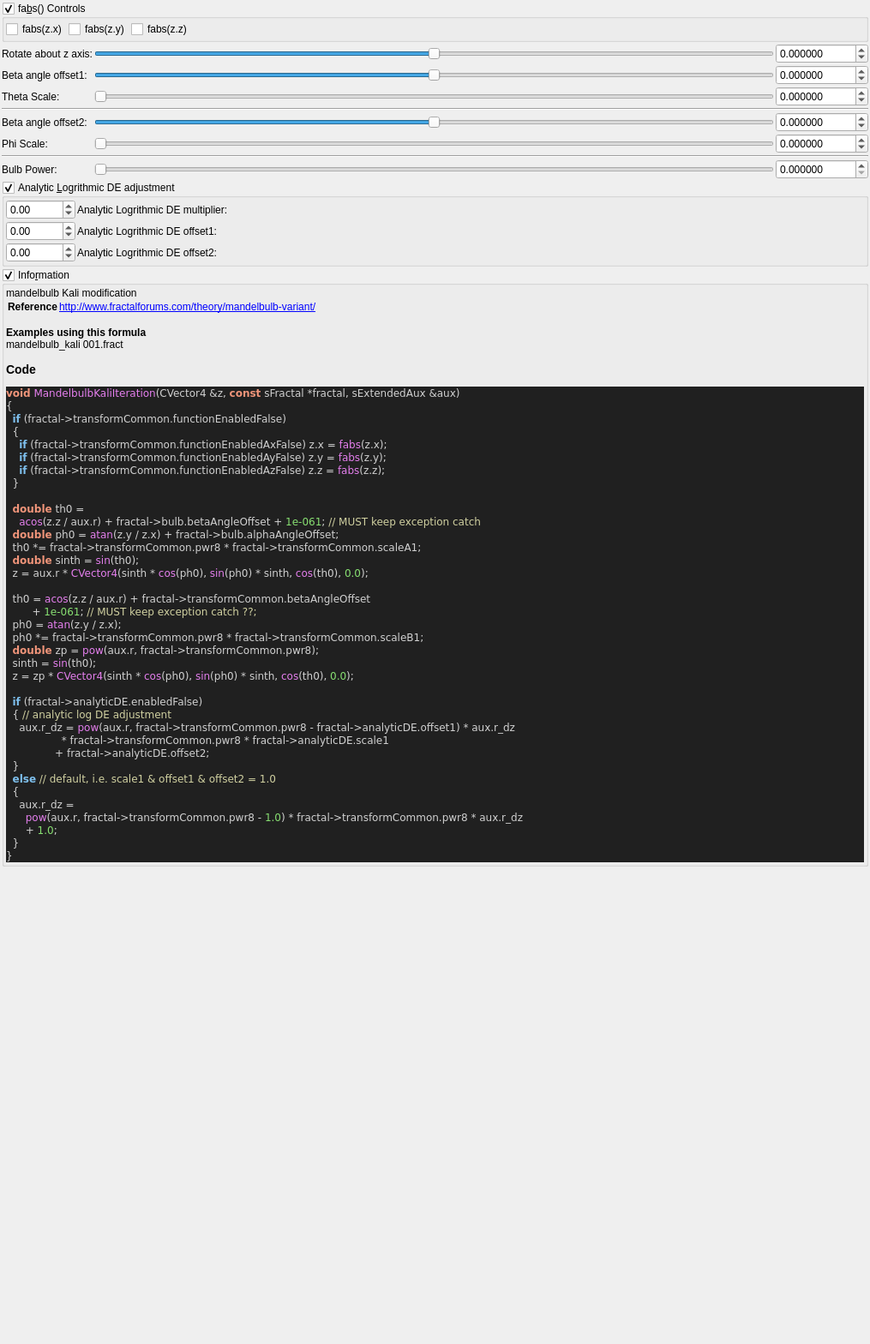
<?xml version="1.0" encoding="UTF-8"?>
<ui version="4.0">
 <class>mandelbulb_kali</class>
 <widget class="QWidget" name="Form">
  <property name="geometry">
   <rect>
    <x>0</x>
    <y>0</y>
    <width>1015</width>
    <height>1568</height>
   </rect>
  </property>
  <property name="windowTitle">
   <string notr="true">mandelbulb_kali</string>
  </property>
  <layout class="QVBoxLayout" name="verticalLayout">
   <property name="spacing">
    <number>2</number>
   </property>
   <property name="leftMargin">
    <number>2</number>
   </property>
   <property name="topMargin">
    <number>2</number>
   </property>
   <property name="rightMargin">
    <number>2</number>
   </property>
   <property name="bottomMargin">
    <number>2</number>
   </property>
   <item>
    <widget class="MyGroupBox" name="groupCheck_transf_function_enabled_false">
     <property name="toolTip">
      <string/>
     </property>
     <property name="title">
      <string>fa&amp;bs() Controls</string>
     </property>
     <property name="checkable">
      <bool>true</bool>
     </property>
     <layout class="QVBoxLayout" name="verticalLayout_54">
      <property name="spacing">
       <number>2</number>
      </property>
      <property name="leftMargin">
       <number>2</number>
      </property>
      <property name="topMargin">
       <number>2</number>
      </property>
      <property name="rightMargin">
       <number>2</number>
      </property>
      <property name="bottomMargin">
       <number>2</number>
      </property>
      <item>
       <layout class="QGridLayout" name="gridLayout_2">
        <item row="0" column="3">
         <spacer name="horizontalSpacer_3">
          <property name="orientation">
           <enum>Qt::Horizontal</enum>
          </property>
          <property name="sizeHint" stdset="0">
           <size>
            <width>40</width>
            <height>20</height>
           </size>
          </property>
         </spacer>
        </item>
        <item row="0" column="2">
         <widget class="QCheckBox" name="checkBox_transf_function_enabledAz_false">
          <property name="text">
           <string notr="true">fabs(z.z)</string>
          </property>
         </widget>
        </item>
        <item row="0" column="1">
         <widget class="QCheckBox" name="checkBox_transf_function_enabledAy_false">
          <property name="text">
           <string notr="true">fabs(z.y)</string>
          </property>
         </widget>
        </item>
        <item row="0" column="0">
         <widget class="QCheckBox" name="checkBox_transf_function_enabledAx_false">
          <property name="text">
           <string notr="true">fabs(z.x)</string>
          </property>
         </widget>
        </item>
       </layout>
      </item>
     </layout>
    </widget>
   </item>
   <item>
    <layout class="QGridLayout" name="gridLayout_76">
     <property name="spacing">
      <number>2</number>
     </property>
     <item row="3" column="2">
      <widget class="MyDoubleSpinBox" name="spinbox_transf_scaleA_1">
       <property name="sizePolicy">
        <sizepolicy hsizetype="Minimum" vsizetype="Maximum">
         <horstretch>0</horstretch>
         <verstretch>0</verstretch>
        </sizepolicy>
       </property>
       <property name="prefix">
        <string/>
       </property>
       <property name="suffix">
        <string/>
       </property>
       <property name="decimals">
        <number>6</number>
       </property>
       <property name="minimum">
        <double>-5.000000000000000</double>
       </property>
       <property name="maximum">
        <double>5.000000000000000</double>
       </property>
       <property name="singleStep">
        <double>0.100000000000000</double>
       </property>
      </widget>
     </item>
     <item row="2" column="2">
      <widget class="MyDoubleSpinBox" name="spinbox_beta_angle_offset">
       <property name="sizePolicy">
        <sizepolicy hsizetype="Minimum" vsizetype="Maximum">
         <horstretch>0</horstretch>
         <verstretch>0</verstretch>
        </sizepolicy>
       </property>
       <property name="prefix">
        <string/>
       </property>
       <property name="suffix">
        <string/>
       </property>
       <property name="decimals">
        <number>6</number>
       </property>
       <property name="minimum">
        <double>-36000.000000000000000</double>
       </property>
       <property name="maximum">
        <double>36000.000000000000000</double>
       </property>
       <property name="singleStep">
        <double>0.100000000000000</double>
       </property>
      </widget>
     </item>
     <item row="8" column="1">
      <widget class="QSlider" name="slider_transf_pwr_8">
       <property name="sizePolicy">
        <sizepolicy hsizetype="Expanding" vsizetype="Maximum">
         <horstretch>0</horstretch>
         <verstretch>0</verstretch>
        </sizepolicy>
       </property>
       <property name="maximum">
        <number>20000000</number>
       </property>
       <property name="singleStep">
        <number>1</number>
       </property>
       <property name="orientation">
        <enum>Qt::Horizontal</enum>
       </property>
      </widget>
     </item>
     <item row="8" column="0">
      <widget class="QLabel" name="label_294">
       <property name="text">
        <string>Bulb Power:</string>
       </property>
      </widget>
     </item>
     <item row="3" column="0">
      <widget class="QLabel" name="label_295">
       <property name="text">
        <string>Theta Scale:</string>
       </property>
      </widget>
     </item>
     <item row="5" column="2">
      <widget class="MyDoubleSpinBox" name="spinbox_transf_beta_angle_offset">
       <property name="sizePolicy">
        <sizepolicy hsizetype="Minimum" vsizetype="Maximum">
         <horstretch>0</horstretch>
         <verstretch>0</verstretch>
        </sizepolicy>
       </property>
       <property name="prefix">
        <string/>
       </property>
       <property name="suffix">
        <string/>
       </property>
       <property name="decimals">
        <number>6</number>
       </property>
       <property name="minimum">
        <double>-36000.000000000000000</double>
       </property>
       <property name="maximum">
        <double>36000.000000000000000</double>
       </property>
       <property name="singleStep">
        <double>0.100000000000000</double>
       </property>
      </widget>
     </item>
     <item row="6" column="2">
      <widget class="MyDoubleSpinBox" name="spinbox_transf_scaleB_1">
       <property name="sizePolicy">
        <sizepolicy hsizetype="Minimum" vsizetype="Maximum">
         <horstretch>0</horstretch>
         <verstretch>0</verstretch>
        </sizepolicy>
       </property>
       <property name="prefix">
        <string/>
       </property>
       <property name="suffix">
        <string/>
       </property>
       <property name="decimals">
        <number>6</number>
       </property>
       <property name="minimum">
        <double>-5.000000000000000</double>
       </property>
       <property name="maximum">
        <double>5.000000000000000</double>
       </property>
       <property name="singleStep">
        <double>0.100000000000000</double>
       </property>
      </widget>
     </item>
     <item row="4" column="0" colspan="3">
      <widget class="Line" name="line">
       <property name="orientation">
        <enum>Qt::Horizontal</enum>
       </property>
      </widget>
     </item>
     <item row="1" column="1">
      <widget class="QSlider" name="slider_alpha_angle_offset">
       <property name="sizePolicy">
        <sizepolicy hsizetype="Expanding" vsizetype="Maximum">
         <horstretch>0</horstretch>
         <verstretch>0</verstretch>
        </sizepolicy>
       </property>
       <property name="minimum">
        <number>-360000000</number>
       </property>
       <property name="maximum">
        <number>360000000</number>
       </property>
       <property name="value">
        <number>0</number>
       </property>
       <property name="sliderPosition">
        <number>0</number>
       </property>
       <property name="orientation">
        <enum>Qt::Horizontal</enum>
       </property>
      </widget>
     </item>
     <item row="1" column="0">
      <widget class="QLabel" name="label_298">
       <property name="text">
        <string>Rotate about z axis:</string>
       </property>
      </widget>
     </item>
     <item row="2" column="1">
      <widget class="QSlider" name="slider_beta_angle_offset">
       <property name="sizePolicy">
        <sizepolicy hsizetype="Expanding" vsizetype="Maximum">
         <horstretch>0</horstretch>
         <verstretch>0</verstretch>
        </sizepolicy>
       </property>
       <property name="minimum">
        <number>-360000000</number>
       </property>
       <property name="maximum">
        <number>360000000</number>
       </property>
       <property name="value">
        <number>0</number>
       </property>
       <property name="sliderPosition">
        <number>0</number>
       </property>
       <property name="orientation">
        <enum>Qt::Horizontal</enum>
       </property>
      </widget>
     </item>
     <item row="3" column="1">
      <widget class="QSlider" name="slider_transf_scaleA_1">
       <property name="sizePolicy">
        <sizepolicy hsizetype="Expanding" vsizetype="Maximum">
         <horstretch>0</horstretch>
         <verstretch>0</verstretch>
        </sizepolicy>
       </property>
       <property name="maximum">
        <number>5000000</number>
       </property>
       <property name="singleStep">
        <number>1</number>
       </property>
       <property name="orientation">
        <enum>Qt::Horizontal</enum>
       </property>
      </widget>
     </item>
     <item row="5" column="0">
      <widget class="QLabel" name="label_296">
       <property name="text">
        <string>Beta angle offset2:</string>
       </property>
      </widget>
     </item>
     <item row="8" column="2">
      <widget class="MyDoubleSpinBox" name="spinbox_transf_pwr_8">
       <property name="sizePolicy">
        <sizepolicy hsizetype="Minimum" vsizetype="Maximum">
         <horstretch>0</horstretch>
         <verstretch>0</verstretch>
        </sizepolicy>
       </property>
       <property name="prefix">
        <string/>
       </property>
       <property name="suffix">
        <string/>
       </property>
       <property name="decimals">
        <number>6</number>
       </property>
       <property name="minimum">
        <double>0.000000000000000</double>
       </property>
       <property name="maximum">
        <double>99.998999999999995</double>
       </property>
       <property name="singleStep">
        <double>0.100000000000000</double>
       </property>
      </widget>
     </item>
     <item row="1" column="2">
      <widget class="MyDoubleSpinBox" name="spinbox_alpha_angle_offset">
       <property name="sizePolicy">
        <sizepolicy hsizetype="Minimum" vsizetype="Maximum">
         <horstretch>0</horstretch>
         <verstretch>0</verstretch>
        </sizepolicy>
       </property>
       <property name="prefix">
        <string/>
       </property>
       <property name="suffix">
        <string/>
       </property>
       <property name="decimals">
        <number>6</number>
       </property>
       <property name="minimum">
        <double>-36000.000000000000000</double>
       </property>
       <property name="maximum">
        <double>36000.000000000000000</double>
       </property>
       <property name="singleStep">
        <double>0.100000000000000</double>
       </property>
      </widget>
     </item>
     <item row="7" column="0" colspan="3">
      <widget class="Line" name="line_2">
       <property name="orientation">
        <enum>Qt::Horizontal</enum>
       </property>
      </widget>
     </item>
     <item row="2" column="0">
      <widget class="QLabel" name="label_293">
       <property name="text">
        <string>Beta angle offset1:</string>
       </property>
      </widget>
     </item>
     <item row="5" column="1">
      <widget class="QSlider" name="slider_transf_beta_angle_offset">
       <property name="sizePolicy">
        <sizepolicy hsizetype="Expanding" vsizetype="Maximum">
         <horstretch>0</horstretch>
         <verstretch>0</verstretch>
        </sizepolicy>
       </property>
       <property name="minimum">
        <number>-360000000</number>
       </property>
       <property name="maximum">
        <number>360000000</number>
       </property>
       <property name="value">
        <number>0</number>
       </property>
       <property name="sliderPosition">
        <number>0</number>
       </property>
       <property name="orientation">
        <enum>Qt::Horizontal</enum>
       </property>
      </widget>
     </item>
     <item row="6" column="1">
      <widget class="QSlider" name="slider_transf_scaleB_1">
       <property name="sizePolicy">
        <sizepolicy hsizetype="Expanding" vsizetype="Maximum">
         <horstretch>0</horstretch>
         <verstretch>0</verstretch>
        </sizepolicy>
       </property>
       <property name="maximum">
        <number>5000000</number>
       </property>
       <property name="singleStep">
        <number>1</number>
       </property>
       <property name="orientation">
        <enum>Qt::Horizontal</enum>
       </property>
      </widget>
     </item>
     <item row="6" column="0">
      <widget class="QLabel" name="label_297">
       <property name="text">
        <string>Phi Scale:</string>
       </property>
      </widget>
     </item>
    </layout>
   </item>
   <item>
    <widget class="MyGroupBox" name="groupCheck_analyticDE_enabled_false">
     <property name="toolTip">
      <string/>
     </property>
     <property name="title">
      <string>Analytic &amp;Logrithmic DE adjustment</string>
     </property>
     <property name="checkable">
      <bool>true</bool>
     </property>
     <layout class="QVBoxLayout" name="verticalLayout_52">
      <property name="spacing">
       <number>2</number>
      </property>
      <property name="leftMargin">
       <number>2</number>
      </property>
      <property name="topMargin">
       <number>2</number>
      </property>
      <property name="rightMargin">
       <number>2</number>
      </property>
      <property name="bottomMargin">
       <number>2</number>
      </property>
      <item>
       <layout class="QGridLayout" name="gridLayout_26">
        <property name="spacing">
         <number>2</number>
        </property>
        <item row="1" column="1">
         <widget class="QLabel" name="label_177">
          <property name="text">
           <string>Analytic Logrithmic DE offset1:</string>
          </property>
         </widget>
        </item>
        <item row="0" column="1">
         <widget class="QLabel" name="label_176">
          <property name="text">
           <string>Analytic Logrithmic DE multiplier:</string>
          </property>
         </widget>
        </item>
        <item row="0" column="0">
         <widget class="MyDoubleSpinBox" name="spinbox_analyticDE_scale_1">
          <property name="sizePolicy">
           <sizepolicy hsizetype="Minimum" vsizetype="Maximum">
            <horstretch>0</horstretch>
            <verstretch>0</verstretch>
           </sizepolicy>
          </property>
          <property name="prefix">
           <string/>
          </property>
          <property name="suffix">
           <string/>
          </property>
          <property name="decimals">
           <number>2</number>
          </property>
          <property name="minimum">
           <double>-36000.000000000000000</double>
          </property>
          <property name="maximum">
           <double>36000.000000000000000</double>
          </property>
          <property name="singleStep">
           <double>0.100000000000000</double>
          </property>
         </widget>
        </item>
        <item row="0" column="2">
         <spacer name="horizontalSpacer">
          <property name="orientation">
           <enum>Qt::Horizontal</enum>
          </property>
          <property name="sizeHint" stdset="0">
           <size>
            <width>40</width>
            <height>20</height>
           </size>
          </property>
         </spacer>
        </item>
        <item row="1" column="0">
         <widget class="MyDoubleSpinBox" name="spinbox_analyticDE_offset_1">
          <property name="sizePolicy">
           <sizepolicy hsizetype="Minimum" vsizetype="Maximum">
            <horstretch>0</horstretch>
            <verstretch>0</verstretch>
           </sizepolicy>
          </property>
          <property name="prefix">
           <string/>
          </property>
          <property name="suffix">
           <string/>
          </property>
          <property name="decimals">
           <number>2</number>
          </property>
          <property name="minimum">
           <double>-36000.000000000000000</double>
          </property>
          <property name="maximum">
           <double>36000.000000000000000</double>
          </property>
          <property name="singleStep">
           <double>0.100000000000000</double>
          </property>
         </widget>
        </item>
        <item row="2" column="0">
         <widget class="MyDoubleSpinBox" name="spinbox_analyticDE_offset_2">
          <property name="sizePolicy">
           <sizepolicy hsizetype="Minimum" vsizetype="Maximum">
            <horstretch>0</horstretch>
            <verstretch>0</verstretch>
           </sizepolicy>
          </property>
          <property name="prefix">
           <string/>
          </property>
          <property name="suffix">
           <string/>
          </property>
          <property name="decimals">
           <number>2</number>
          </property>
          <property name="minimum">
           <double>-36000.000000000000000</double>
          </property>
          <property name="maximum">
           <double>36000.000000000000000</double>
          </property>
          <property name="singleStep">
           <double>0.100000000000000</double>
          </property>
         </widget>
        </item>
        <item row="2" column="1">
         <widget class="QLabel" name="label_178">
          <property name="text">
           <string>Analytic Logrithmic DE offset2:</string>
          </property>
         </widget>
        </item>
       </layout>
      </item>
     </layout>
    </widget>
   </item>
   <item>
    <widget class="MyGroupBox" name="groupCheck_info">
     <property name="title">
      <string>Info&amp;rmation</string>
     </property>
     <property name="flat">
      <bool>false</bool>
     </property>
     <property name="checkable">
      <bool>true</bool>
     </property>
     <layout class="QVBoxLayout" name="verticalLayout_2">
      <property name="spacing">
       <number>2</number>
      </property>
      <property name="leftMargin">
       <number>2</number>
      </property>
      <property name="topMargin">
       <number>2</number>
      </property>
      <property name="rightMargin">
       <number>2</number>
      </property>
      <property name="bottomMargin">
       <number>2</number>
      </property>
      <item>
       <widget class="QLabel" name="label_code_content">
        <property name="text">
         <string notr="true">&lt;p&gt;mandelbulb Kali modification&lt;/p&gt;&lt;table&gt;
&lt;tr&gt;&lt;th&gt;Reference&lt;/th&gt;&lt;td&gt;&lt;a href=&quot;http://www.fractalforums.com/theory/mandelbulb-variant/&quot;&gt;http://www.fractalforums.com/theory/mandelbulb-variant/&lt;br&gt;
&lt;/td&gt;&lt;/tr&gt;
&lt;/table&gt;
&lt;br&gt;&lt;b&gt;Examples using this formula&lt;/b&gt;&lt;br&gt;mandelbulb_kali 001.fract&lt;h3&gt;Code&lt;/h3&gt;
&lt;body style=&quot;background-color:#202020&quot;&gt;
&lt;pre style=&quot;color:#d0d0d0; background-color:#202020;  font-family:'Courier New',monospace;&quot;&gt;&lt;span style=&quot;color:#f09479; font-weight:bold&quot;&gt;void&lt;/span&gt; &lt;span style=&quot;color:#e47eed&quot;&gt;MandelbulbKaliIteration&lt;/span&gt;&lt;span style=&quot;color:#d0d0d0&quot;&gt;(&lt;/span&gt;CVector4 &lt;span style=&quot;color:#d0d0d0&quot;&gt;&amp;amp;&lt;/span&gt;z&lt;span style=&quot;color:#d0d0d0&quot;&gt;,&lt;/span&gt; &lt;span style=&quot;color:#f09479; font-weight:bold&quot;&gt;const&lt;/span&gt; sFractal &lt;span style=&quot;color:#d0d0d0&quot;&gt;*&lt;/span&gt;fractal&lt;span style=&quot;color:#d0d0d0&quot;&gt;,&lt;/span&gt; sExtendedAux &lt;span style=&quot;color:#d0d0d0&quot;&gt;&amp;amp;&lt;/span&gt;aux&lt;span style=&quot;color:#d0d0d0&quot;&gt;)&lt;/span&gt;
&lt;span style=&quot;color:#d0d0d0&quot;&gt;{&lt;/span&gt;
  &lt;span style=&quot;color:#7ec0ee; font-weight:bold&quot;&gt;if&lt;/span&gt; &lt;span style=&quot;color:#d0d0d0&quot;&gt;(&lt;/span&gt;fractal&lt;span style=&quot;color:#d0d0d0&quot;&gt;-&amp;gt;&lt;/span&gt;transformCommon&lt;span style=&quot;color:#d0d0d0&quot;&gt;.&lt;/span&gt;functionEnabledFalse&lt;span style=&quot;color:#d0d0d0&quot;&gt;)&lt;/span&gt;
  &lt;span style=&quot;color:#d0d0d0&quot;&gt;{&lt;/span&gt;
    &lt;span style=&quot;color:#7ec0ee; font-weight:bold&quot;&gt;if&lt;/span&gt; &lt;span style=&quot;color:#d0d0d0&quot;&gt;(&lt;/span&gt;fractal&lt;span style=&quot;color:#d0d0d0&quot;&gt;-&amp;gt;&lt;/span&gt;transformCommon&lt;span style=&quot;color:#d0d0d0&quot;&gt;.&lt;/span&gt;functionEnabledAxFalse&lt;span style=&quot;color:#d0d0d0&quot;&gt;)&lt;/span&gt; z&lt;span style=&quot;color:#d0d0d0&quot;&gt;.&lt;/span&gt;x &lt;span style=&quot;color:#d0d0d0&quot;&gt;=&lt;/span&gt; &lt;span style=&quot;color:#e47eed&quot;&gt;fabs&lt;/span&gt;&lt;span style=&quot;color:#d0d0d0&quot;&gt;(&lt;/span&gt;z&lt;span style=&quot;color:#d0d0d0&quot;&gt;.&lt;/span&gt;x&lt;span style=&quot;color:#d0d0d0&quot;&gt;);&lt;/span&gt;
    &lt;span style=&quot;color:#7ec0ee; font-weight:bold&quot;&gt;if&lt;/span&gt; &lt;span style=&quot;color:#d0d0d0&quot;&gt;(&lt;/span&gt;fractal&lt;span style=&quot;color:#d0d0d0&quot;&gt;-&amp;gt;&lt;/span&gt;transformCommon&lt;span style=&quot;color:#d0d0d0&quot;&gt;.&lt;/span&gt;functionEnabledAyFalse&lt;span style=&quot;color:#d0d0d0&quot;&gt;)&lt;/span&gt; z&lt;span style=&quot;color:#d0d0d0&quot;&gt;.&lt;/span&gt;y &lt;span style=&quot;color:#d0d0d0&quot;&gt;=&lt;/span&gt; &lt;span style=&quot;color:#e47eed&quot;&gt;fabs&lt;/span&gt;&lt;span style=&quot;color:#d0d0d0&quot;&gt;(&lt;/span&gt;z&lt;span style=&quot;color:#d0d0d0&quot;&gt;.&lt;/span&gt;y&lt;span style=&quot;color:#d0d0d0&quot;&gt;);&lt;/span&gt;
    &lt;span style=&quot;color:#7ec0ee; font-weight:bold&quot;&gt;if&lt;/span&gt; &lt;span style=&quot;color:#d0d0d0&quot;&gt;(&lt;/span&gt;fractal&lt;span style=&quot;color:#d0d0d0&quot;&gt;-&amp;gt;&lt;/span&gt;transformCommon&lt;span style=&quot;color:#d0d0d0&quot;&gt;.&lt;/span&gt;functionEnabledAzFalse&lt;span style=&quot;color:#d0d0d0&quot;&gt;)&lt;/span&gt; z&lt;span style=&quot;color:#d0d0d0&quot;&gt;.&lt;/span&gt;z &lt;span style=&quot;color:#d0d0d0&quot;&gt;=&lt;/span&gt; &lt;span style=&quot;color:#e47eed&quot;&gt;fabs&lt;/span&gt;&lt;span style=&quot;color:#d0d0d0&quot;&gt;(&lt;/span&gt;z&lt;span style=&quot;color:#d0d0d0&quot;&gt;.&lt;/span&gt;z&lt;span style=&quot;color:#d0d0d0&quot;&gt;);&lt;/span&gt;
  &lt;span style=&quot;color:#d0d0d0&quot;&gt;}&lt;/span&gt;

  &lt;span style=&quot;color:#f09479; font-weight:bold&quot;&gt;double&lt;/span&gt; th0 &lt;span style=&quot;color:#d0d0d0&quot;&gt;=&lt;/span&gt;
    &lt;span style=&quot;color:#e47eed&quot;&gt;acos&lt;/span&gt;&lt;span style=&quot;color:#d0d0d0&quot;&gt;(&lt;/span&gt;z&lt;span style=&quot;color:#d0d0d0&quot;&gt;.&lt;/span&gt;z &lt;span style=&quot;color:#d0d0d0&quot;&gt;/&lt;/span&gt; aux&lt;span style=&quot;color:#d0d0d0&quot;&gt;.&lt;/span&gt;r&lt;span style=&quot;color:#d0d0d0&quot;&gt;) +&lt;/span&gt; fractal&lt;span style=&quot;color:#d0d0d0&quot;&gt;-&amp;gt;&lt;/span&gt;bulb&lt;span style=&quot;color:#d0d0d0&quot;&gt;.&lt;/span&gt;betaAngleOffset &lt;span style=&quot;color:#d0d0d0&quot;&gt;+&lt;/span&gt; &lt;span style=&quot;color:#87df71&quot;&gt;1e-061&lt;/span&gt;&lt;span style=&quot;color:#d0d0d0&quot;&gt;;&lt;/span&gt; &lt;span style=&quot;color:#d0d0a0&quot;&gt;// MUST keep exception catch&lt;/span&gt;
  &lt;span style=&quot;color:#f09479; font-weight:bold&quot;&gt;double&lt;/span&gt; ph0 &lt;span style=&quot;color:#d0d0d0&quot;&gt;=&lt;/span&gt; &lt;span style=&quot;color:#e47eed&quot;&gt;atan&lt;/span&gt;&lt;span style=&quot;color:#d0d0d0&quot;&gt;(&lt;/span&gt;z&lt;span style=&quot;color:#d0d0d0&quot;&gt;.&lt;/span&gt;y &lt;span style=&quot;color:#d0d0d0&quot;&gt;/&lt;/span&gt; z&lt;span style=&quot;color:#d0d0d0&quot;&gt;.&lt;/span&gt;x&lt;span style=&quot;color:#d0d0d0&quot;&gt;) +&lt;/span&gt; fractal&lt;span style=&quot;color:#d0d0d0&quot;&gt;-&amp;gt;&lt;/span&gt;bulb&lt;span style=&quot;color:#d0d0d0&quot;&gt;.&lt;/span&gt;alphaAngleOffset&lt;span style=&quot;color:#d0d0d0&quot;&gt;;&lt;/span&gt;
  th0 &lt;span style=&quot;color:#d0d0d0&quot;&gt;*=&lt;/span&gt; fractal&lt;span style=&quot;color:#d0d0d0&quot;&gt;-&amp;gt;&lt;/span&gt;transformCommon&lt;span style=&quot;color:#d0d0d0&quot;&gt;.&lt;/span&gt;pwr8 &lt;span style=&quot;color:#d0d0d0&quot;&gt;*&lt;/span&gt; fractal&lt;span style=&quot;color:#d0d0d0&quot;&gt;-&amp;gt;&lt;/span&gt;transformCommon&lt;span style=&quot;color:#d0d0d0&quot;&gt;.&lt;/span&gt;scaleA1&lt;span style=&quot;color:#d0d0d0&quot;&gt;;&lt;/span&gt;
  &lt;span style=&quot;color:#f09479; font-weight:bold&quot;&gt;double&lt;/span&gt; sinth &lt;span style=&quot;color:#d0d0d0&quot;&gt;=&lt;/span&gt; &lt;span style=&quot;color:#e47eed&quot;&gt;sin&lt;/span&gt;&lt;span style=&quot;color:#d0d0d0&quot;&gt;(&lt;/span&gt;th0&lt;span style=&quot;color:#d0d0d0&quot;&gt;);&lt;/span&gt;
  z &lt;span style=&quot;color:#d0d0d0&quot;&gt;=&lt;/span&gt; aux&lt;span style=&quot;color:#d0d0d0&quot;&gt;.&lt;/span&gt;r &lt;span style=&quot;color:#d0d0d0&quot;&gt;*&lt;/span&gt; &lt;span style=&quot;color:#e47eed&quot;&gt;CVector4&lt;/span&gt;&lt;span style=&quot;color:#d0d0d0&quot;&gt;(&lt;/span&gt;sinth &lt;span style=&quot;color:#d0d0d0&quot;&gt;*&lt;/span&gt; &lt;span style=&quot;color:#e47eed&quot;&gt;cos&lt;/span&gt;&lt;span style=&quot;color:#d0d0d0&quot;&gt;(&lt;/span&gt;ph0&lt;span style=&quot;color:#d0d0d0&quot;&gt;),&lt;/span&gt; &lt;span style=&quot;color:#e47eed&quot;&gt;sin&lt;/span&gt;&lt;span style=&quot;color:#d0d0d0&quot;&gt;(&lt;/span&gt;ph0&lt;span style=&quot;color:#d0d0d0&quot;&gt;) *&lt;/span&gt; sinth&lt;span style=&quot;color:#d0d0d0&quot;&gt;,&lt;/span&gt; &lt;span style=&quot;color:#e47eed&quot;&gt;cos&lt;/span&gt;&lt;span style=&quot;color:#d0d0d0&quot;&gt;(&lt;/span&gt;th0&lt;span style=&quot;color:#d0d0d0&quot;&gt;),&lt;/span&gt; &lt;span style=&quot;color:#87df71&quot;&gt;0.0&lt;/span&gt;&lt;span style=&quot;color:#d0d0d0&quot;&gt;);&lt;/span&gt;

  th0 &lt;span style=&quot;color:#d0d0d0&quot;&gt;=&lt;/span&gt; &lt;span style=&quot;color:#e47eed&quot;&gt;acos&lt;/span&gt;&lt;span style=&quot;color:#d0d0d0&quot;&gt;(&lt;/span&gt;z&lt;span style=&quot;color:#d0d0d0&quot;&gt;.&lt;/span&gt;z &lt;span style=&quot;color:#d0d0d0&quot;&gt;/&lt;/span&gt; aux&lt;span style=&quot;color:#d0d0d0&quot;&gt;.&lt;/span&gt;r&lt;span style=&quot;color:#d0d0d0&quot;&gt;) +&lt;/span&gt; fractal&lt;span style=&quot;color:#d0d0d0&quot;&gt;-&amp;gt;&lt;/span&gt;transformCommon&lt;span style=&quot;color:#d0d0d0&quot;&gt;.&lt;/span&gt;betaAngleOffset
        &lt;span style=&quot;color:#d0d0d0&quot;&gt;+&lt;/span&gt; &lt;span style=&quot;color:#87df71&quot;&gt;1e-061&lt;/span&gt;&lt;span style=&quot;color:#d0d0d0&quot;&gt;;&lt;/span&gt; &lt;span style=&quot;color:#d0d0a0&quot;&gt;// MUST keep exception catch ??;&lt;/span&gt;
  ph0 &lt;span style=&quot;color:#d0d0d0&quot;&gt;=&lt;/span&gt; &lt;span style=&quot;color:#e47eed&quot;&gt;atan&lt;/span&gt;&lt;span style=&quot;color:#d0d0d0&quot;&gt;(&lt;/span&gt;z&lt;span style=&quot;color:#d0d0d0&quot;&gt;.&lt;/span&gt;y &lt;span style=&quot;color:#d0d0d0&quot;&gt;/&lt;/span&gt; z&lt;span style=&quot;color:#d0d0d0&quot;&gt;.&lt;/span&gt;x&lt;span style=&quot;color:#d0d0d0&quot;&gt;);&lt;/span&gt;
  ph0 &lt;span style=&quot;color:#d0d0d0&quot;&gt;*=&lt;/span&gt; fractal&lt;span style=&quot;color:#d0d0d0&quot;&gt;-&amp;gt;&lt;/span&gt;transformCommon&lt;span style=&quot;color:#d0d0d0&quot;&gt;.&lt;/span&gt;pwr8 &lt;span style=&quot;color:#d0d0d0&quot;&gt;*&lt;/span&gt; fractal&lt;span style=&quot;color:#d0d0d0&quot;&gt;-&amp;gt;&lt;/span&gt;transformCommon&lt;span style=&quot;color:#d0d0d0&quot;&gt;.&lt;/span&gt;scaleB1&lt;span style=&quot;color:#d0d0d0&quot;&gt;;&lt;/span&gt;
  &lt;span style=&quot;color:#f09479; font-weight:bold&quot;&gt;double&lt;/span&gt; zp &lt;span style=&quot;color:#d0d0d0&quot;&gt;=&lt;/span&gt; &lt;span style=&quot;color:#e47eed&quot;&gt;pow&lt;/span&gt;&lt;span style=&quot;color:#d0d0d0&quot;&gt;(&lt;/span&gt;aux&lt;span style=&quot;color:#d0d0d0&quot;&gt;.&lt;/span&gt;r&lt;span style=&quot;color:#d0d0d0&quot;&gt;,&lt;/span&gt; fractal&lt;span style=&quot;color:#d0d0d0&quot;&gt;-&amp;gt;&lt;/span&gt;transformCommon&lt;span style=&quot;color:#d0d0d0&quot;&gt;.&lt;/span&gt;pwr8&lt;span style=&quot;color:#d0d0d0&quot;&gt;);&lt;/span&gt;
  sinth &lt;span style=&quot;color:#d0d0d0&quot;&gt;=&lt;/span&gt; &lt;span style=&quot;color:#e47eed&quot;&gt;sin&lt;/span&gt;&lt;span style=&quot;color:#d0d0d0&quot;&gt;(&lt;/span&gt;th0&lt;span style=&quot;color:#d0d0d0&quot;&gt;);&lt;/span&gt;
  z &lt;span style=&quot;color:#d0d0d0&quot;&gt;=&lt;/span&gt; zp &lt;span style=&quot;color:#d0d0d0&quot;&gt;*&lt;/span&gt; &lt;span style=&quot;color:#e47eed&quot;&gt;CVector4&lt;/span&gt;&lt;span style=&quot;color:#d0d0d0&quot;&gt;(&lt;/span&gt;sinth &lt;span style=&quot;color:#d0d0d0&quot;&gt;*&lt;/span&gt; &lt;span style=&quot;color:#e47eed&quot;&gt;cos&lt;/span&gt;&lt;span style=&quot;color:#d0d0d0&quot;&gt;(&lt;/span&gt;ph0&lt;span style=&quot;color:#d0d0d0&quot;&gt;),&lt;/span&gt; &lt;span style=&quot;color:#e47eed&quot;&gt;sin&lt;/span&gt;&lt;span style=&quot;color:#d0d0d0&quot;&gt;(&lt;/span&gt;ph0&lt;span style=&quot;color:#d0d0d0&quot;&gt;) *&lt;/span&gt; sinth&lt;span style=&quot;color:#d0d0d0&quot;&gt;,&lt;/span&gt; &lt;span style=&quot;color:#e47eed&quot;&gt;cos&lt;/span&gt;&lt;span style=&quot;color:#d0d0d0&quot;&gt;(&lt;/span&gt;th0&lt;span style=&quot;color:#d0d0d0&quot;&gt;),&lt;/span&gt; &lt;span style=&quot;color:#87df71&quot;&gt;0.0&lt;/span&gt;&lt;span style=&quot;color:#d0d0d0&quot;&gt;);&lt;/span&gt;

  &lt;span style=&quot;color:#7ec0ee; font-weight:bold&quot;&gt;if&lt;/span&gt; &lt;span style=&quot;color:#d0d0d0&quot;&gt;(&lt;/span&gt;fractal&lt;span style=&quot;color:#d0d0d0&quot;&gt;-&amp;gt;&lt;/span&gt;analyticDE&lt;span style=&quot;color:#d0d0d0&quot;&gt;.&lt;/span&gt;enabledFalse&lt;span style=&quot;color:#d0d0d0&quot;&gt;)&lt;/span&gt;
  &lt;span style=&quot;color:#d0d0d0&quot;&gt;{&lt;/span&gt; &lt;span style=&quot;color:#d0d0a0&quot;&gt;// analytic log DE adjustment&lt;/span&gt;
    aux&lt;span style=&quot;color:#d0d0d0&quot;&gt;.&lt;/span&gt;r_dz &lt;span style=&quot;color:#d0d0d0&quot;&gt;=&lt;/span&gt; &lt;span style=&quot;color:#e47eed&quot;&gt;pow&lt;/span&gt;&lt;span style=&quot;color:#d0d0d0&quot;&gt;(&lt;/span&gt;aux&lt;span style=&quot;color:#d0d0d0&quot;&gt;.&lt;/span&gt;r&lt;span style=&quot;color:#d0d0d0&quot;&gt;,&lt;/span&gt; fractal&lt;span style=&quot;color:#d0d0d0&quot;&gt;-&amp;gt;&lt;/span&gt;transformCommon&lt;span style=&quot;color:#d0d0d0&quot;&gt;.&lt;/span&gt;pwr8 &lt;span style=&quot;color:#d0d0d0&quot;&gt;-&lt;/span&gt; fractal&lt;span style=&quot;color:#d0d0d0&quot;&gt;-&amp;gt;&lt;/span&gt;analyticDE&lt;span style=&quot;color:#d0d0d0&quot;&gt;.&lt;/span&gt;offset1&lt;span style=&quot;color:#d0d0d0&quot;&gt;) *&lt;/span&gt; aux&lt;span style=&quot;color:#d0d0d0&quot;&gt;.&lt;/span&gt;r_dz
                 &lt;span style=&quot;color:#d0d0d0&quot;&gt;*&lt;/span&gt; fractal&lt;span style=&quot;color:#d0d0d0&quot;&gt;-&amp;gt;&lt;/span&gt;transformCommon&lt;span style=&quot;color:#d0d0d0&quot;&gt;.&lt;/span&gt;pwr8 &lt;span style=&quot;color:#d0d0d0&quot;&gt;*&lt;/span&gt; fractal&lt;span style=&quot;color:#d0d0d0&quot;&gt;-&amp;gt;&lt;/span&gt;analyticDE&lt;span style=&quot;color:#d0d0d0&quot;&gt;.&lt;/span&gt;scale1
               &lt;span style=&quot;color:#d0d0d0&quot;&gt;+&lt;/span&gt; fractal&lt;span style=&quot;color:#d0d0d0&quot;&gt;-&amp;gt;&lt;/span&gt;analyticDE&lt;span style=&quot;color:#d0d0d0&quot;&gt;.&lt;/span&gt;offset2&lt;span style=&quot;color:#d0d0d0&quot;&gt;;&lt;/span&gt;
  &lt;span style=&quot;color:#d0d0d0&quot;&gt;}&lt;/span&gt;
  &lt;span style=&quot;color:#7ec0ee; font-weight:bold&quot;&gt;else&lt;/span&gt; &lt;span style=&quot;color:#d0d0a0&quot;&gt;// default, i.e. scale1 &amp;amp; offset1 &amp;amp; offset2 = 1.0&lt;/span&gt;
  &lt;span style=&quot;color:#d0d0d0&quot;&gt;{&lt;/span&gt;
    aux&lt;span style=&quot;color:#d0d0d0&quot;&gt;.&lt;/span&gt;r_dz &lt;span style=&quot;color:#d0d0d0&quot;&gt;=&lt;/span&gt;
      &lt;span style=&quot;color:#e47eed&quot;&gt;pow&lt;/span&gt;&lt;span style=&quot;color:#d0d0d0&quot;&gt;(&lt;/span&gt;aux&lt;span style=&quot;color:#d0d0d0&quot;&gt;.&lt;/span&gt;r&lt;span style=&quot;color:#d0d0d0&quot;&gt;,&lt;/span&gt; fractal&lt;span style=&quot;color:#d0d0d0&quot;&gt;-&amp;gt;&lt;/span&gt;transformCommon&lt;span style=&quot;color:#d0d0d0&quot;&gt;.&lt;/span&gt;pwr8 &lt;span style=&quot;color:#d0d0d0&quot;&gt;-&lt;/span&gt; &lt;span style=&quot;color:#87df71&quot;&gt;1.0&lt;/span&gt;&lt;span style=&quot;color:#d0d0d0&quot;&gt;) *&lt;/span&gt; fractal&lt;span style=&quot;color:#d0d0d0&quot;&gt;-&amp;gt;&lt;/span&gt;transformCommon&lt;span style=&quot;color:#d0d0d0&quot;&gt;.&lt;/span&gt;pwr8 &lt;span style=&quot;color:#d0d0d0&quot;&gt;*&lt;/span&gt; aux&lt;span style=&quot;color:#d0d0d0&quot;&gt;.&lt;/span&gt;r_dz
      &lt;span style=&quot;color:#d0d0d0&quot;&gt;+&lt;/span&gt; &lt;span style=&quot;color:#87df71&quot;&gt;1.0&lt;/span&gt;&lt;span style=&quot;color:#d0d0d0&quot;&gt;;&lt;/span&gt;
  &lt;span style=&quot;color:#d0d0d0&quot;&gt;}&lt;/span&gt;
&lt;span style=&quot;color:#d0d0d0&quot;&gt;}&lt;/span&gt;
&lt;/pre&gt;
&lt;/body&gt;</string>
        </property>
        <property name="wordWrap">
         <bool>true</bool>
        </property>
        <property name="openExternalLinks">
         <bool>true</bool>
        </property>
        <property name="textInteractionFlags">
         <set>Qt::LinksAccessibleByMouse|Qt::TextSelectableByMouse</set>
        </property>
       </widget>
      </item>
     </layout>
    </widget>
   </item>
   <item>
    <spacer name="verticalSpacer">
     <property name="orientation">
      <enum>Qt::Vertical</enum>
     </property>
     <property name="sizeHint" stdset="0">
      <size>
       <width>20</width>
       <height>40</height>
      </size>
     </property>
    </spacer>
   </item>
  </layout>
 </widget>
 <customwidgets>
  <customwidget>
   <class>MyGroupBox</class>
   <extends>QGroupBox</extends>
   <header>my_group_box.h</header>
   <container>1</container>
  </customwidget>
  <customwidget>
   <class>MyDoubleSpinBox</class>
   <extends>QDoubleSpinBox</extends>
   <header>my_double_spin_box.h</header>
  </customwidget>
 </customwidgets>
 <tabstops>
  <tabstop>groupCheck_transf_function_enabled_false</tabstop>
  <tabstop>checkBox_transf_function_enabledAx_false</tabstop>
  <tabstop>checkBox_transf_function_enabledAy_false</tabstop>
  <tabstop>checkBox_transf_function_enabledAz_false</tabstop>
  <tabstop>slider_alpha_angle_offset</tabstop>
  <tabstop>spinbox_alpha_angle_offset</tabstop>
  <tabstop>slider_beta_angle_offset</tabstop>
  <tabstop>spinbox_beta_angle_offset</tabstop>
  <tabstop>slider_transf_scaleA_1</tabstop>
  <tabstop>spinbox_transf_scaleA_1</tabstop>
  <tabstop>slider_transf_beta_angle_offset</tabstop>
  <tabstop>spinbox_transf_beta_angle_offset</tabstop>
  <tabstop>slider_transf_scaleB_1</tabstop>
  <tabstop>spinbox_transf_scaleB_1</tabstop>
  <tabstop>slider_transf_pwr_8</tabstop>
  <tabstop>spinbox_transf_pwr_8</tabstop>
  <tabstop>groupCheck_analyticDE_enabled_false</tabstop>
  <tabstop>spinbox_analyticDE_scale_1</tabstop>
  <tabstop>spinbox_analyticDE_offset_1</tabstop>
  <tabstop>spinbox_analyticDE_offset_2</tabstop>
  <tabstop>groupCheck_info</tabstop>
 </tabstops>
 <resources/>
 <connections/>
</ui>
